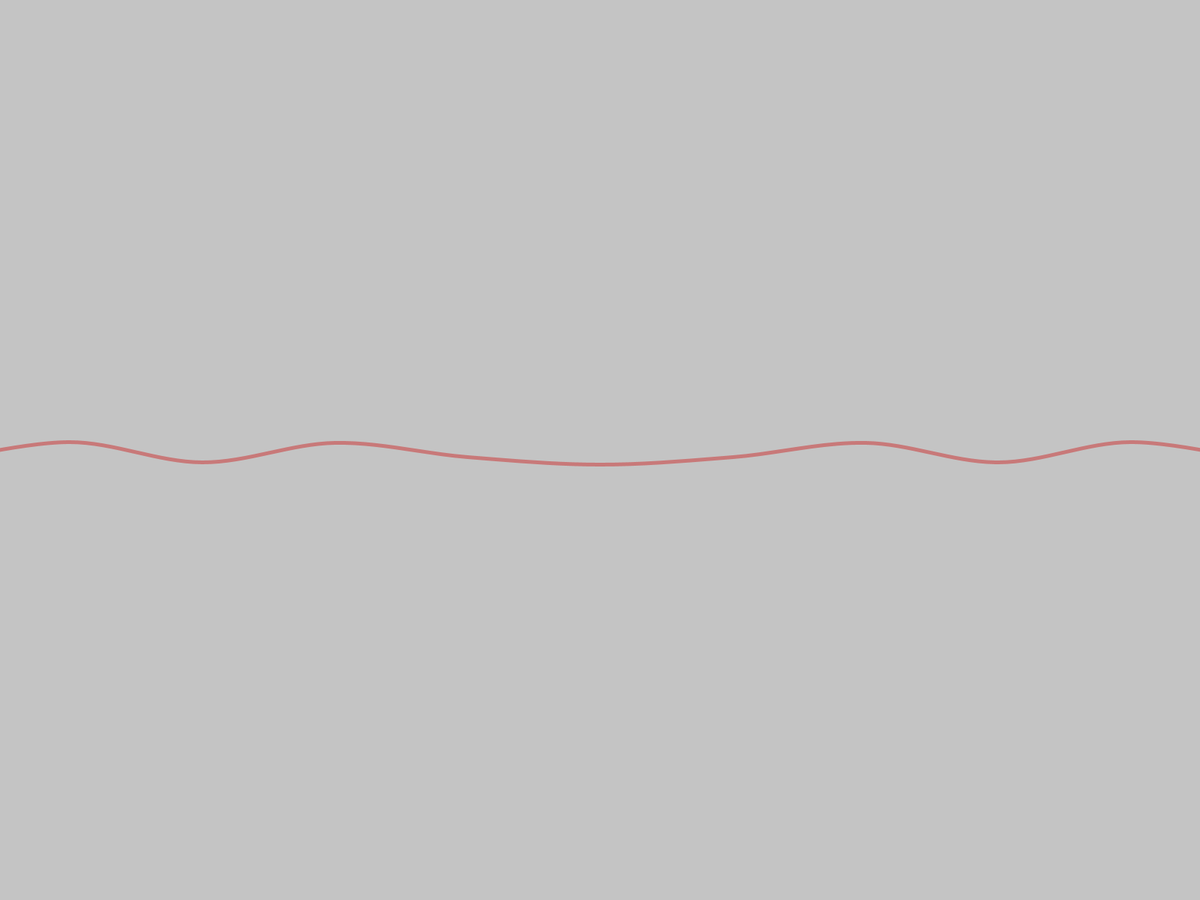
Frame 1 (no input)
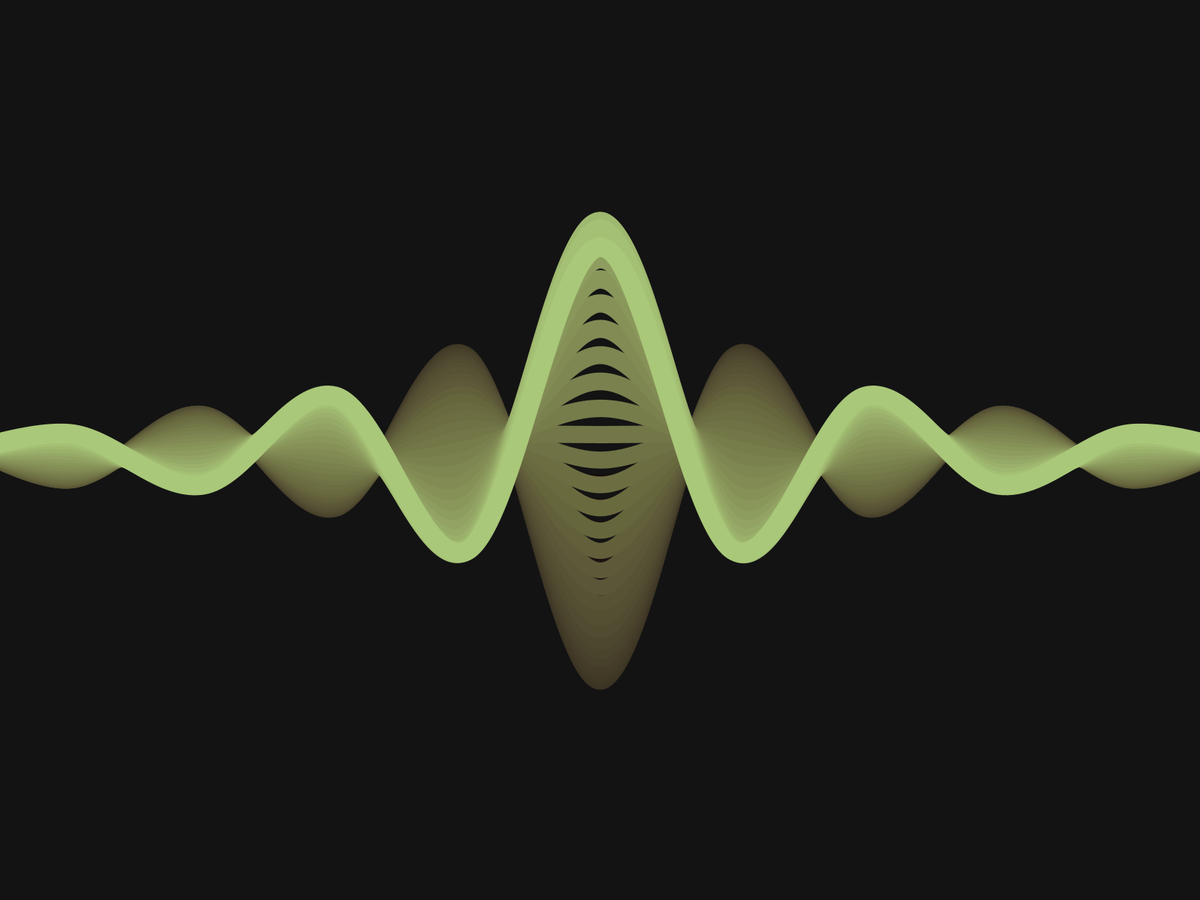
Frame 60 (the mouse pressed at the canvas centre just before this capture)
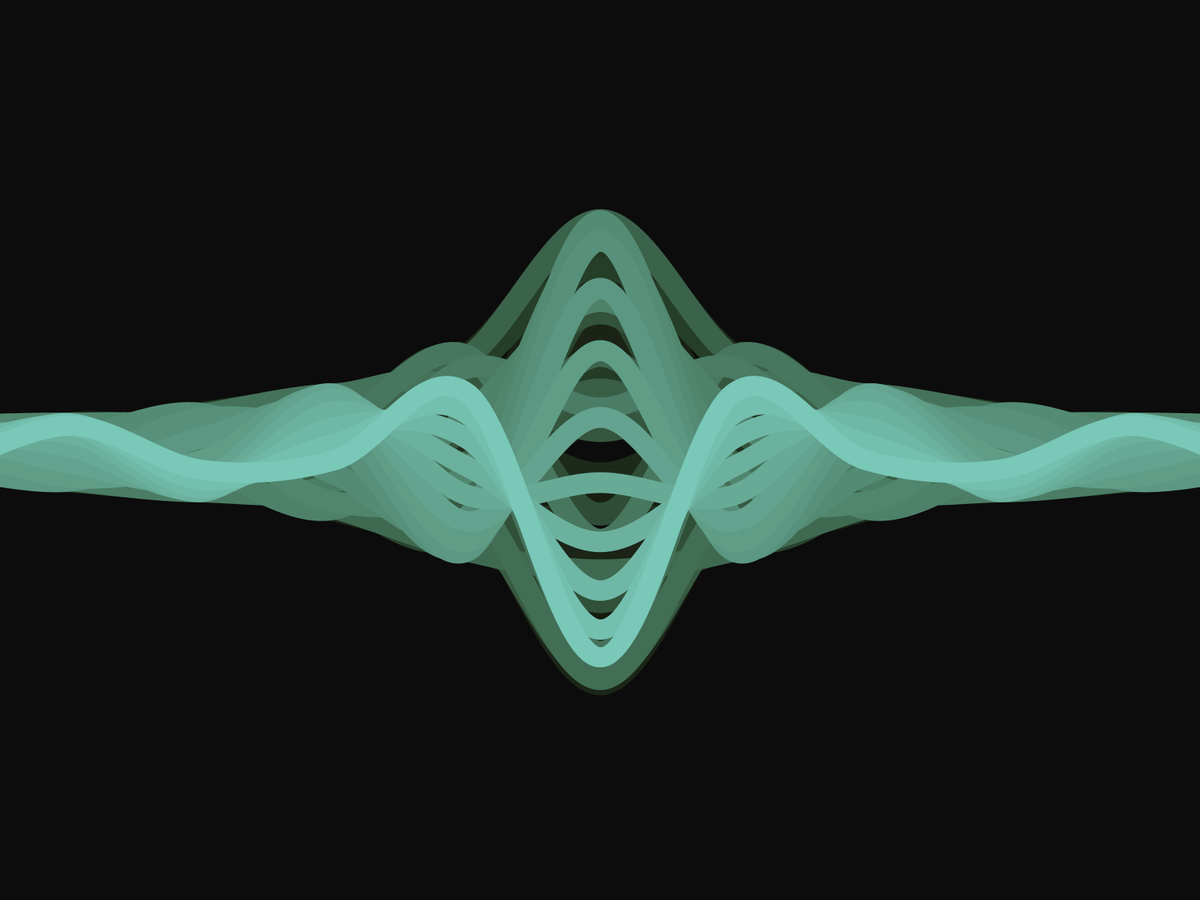
Frame 120 (the mouse held since frame 60 and released just before this capture)

The Processing sketch that drew these frames (run headless with seeded random() and noise(); from frame 60 on, the mouse is pressed at the canvas centre):

// Processing sketch: oscillitory_motion_curve_shapes
// ── oscillitory_motion_curve_shapes.pde
int x , y , d , h, n, c, b;
void setup(){
  //size(600,900);
  fullScreen();
  noCursor();
  x = width/2;
  y = height/2 -12+ (int)random(0,24);
  h = height/3;
  d = width/9;//60;
  frameRate(35);
  noFill();
  stroke(231,124,149);
  stroke(124,231,127);
  //strokeWeight(25);
}
void draw(){
  //y = height/2 -12+ (int)random(0,24);
  frameRate(35+10*abs(sin(radians(c))));
  fill(0,10);  noStroke();
  rect(0,0,width,height);
  noFill();
  strokeWeight(5+25*abs(sin(radians(c))));
  colorMode(HSB);  if (n<255){stroke(n++,100,200);} else {n=1;stroke(n,100,200);} colorMode(RGB); 
  //background(0);
  c++;
  c = (c<360)? c : 0;
  beginShape();
      curveVertex(0,y);
      curveVertex(x-5*d-b,y+curveY(6));
      curveVertex(x-4*d-b,y-curveY(5));
      curveVertex(x-3*d-b,y+curveY(4));
      curveVertex(x-2*d-b,y-curveY(3));
      curveVertex(x-d-b,y+curveY(2));
      curveVertex(x,y-curveY(1));
      curveVertex(x+d+b,y+curveY(2));
      curveVertex(x+2*d+b,y-curveY(3));
      curveVertex(x+3*d+b,y+curveY(4));
      curveVertex(x+4*d+b,y-curveY(5));
      curveVertex(x+5*d+b,y+curveY(6));
      curveVertex(width,y);
  endShape();
}
float curveY(int i)
{
  return (-h/(pow((i+0.2),sqrt(2))))*sin(3*tan(radians(c-(i-1)*2)));
}
/*for(int a = -d; a<(width/3*d);a++)
      curveVertex((a++)*d,y-h*sin(radians(c)));
      curveVertex((a)*d,y+h*sin(radians(c)));*/
